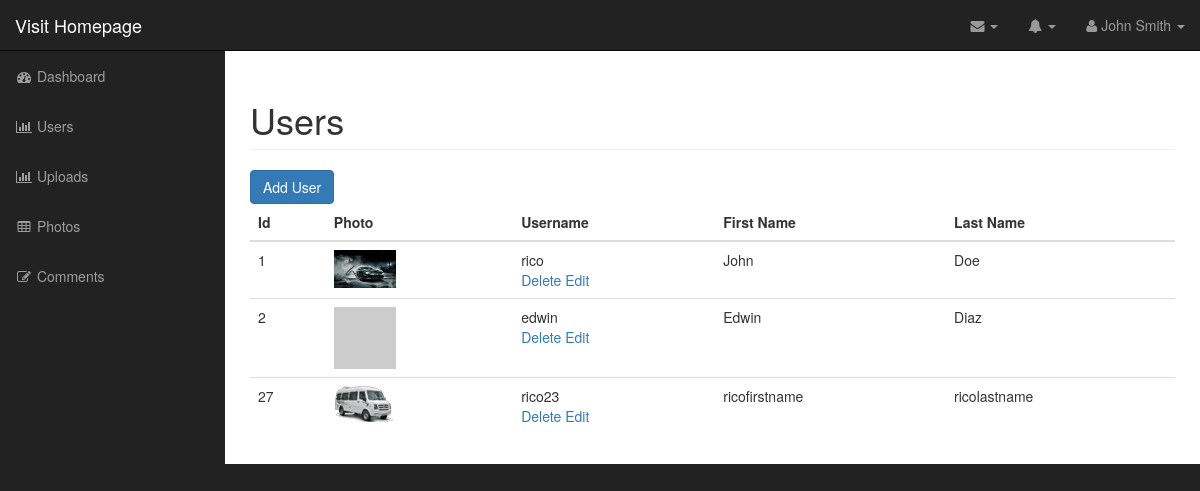
The page /admin/users.php (signed in) on the database its author committed.
### tables this page shows
CREATE TABLE IF NOT EXISTS `users` (
  `id` int(11) NOT NULL AUTO_INCREMENT,
  `username` varchar(255) NOT NULL,
  `password` varchar(255) NOT NULL,
  `first_name` varchar(255) NOT NULL,
  `last_name` varchar(255) NOT NULL,
  `user_image` varchar(255) NOT NULL,
  PRIMARY KEY (`id`)
);

### admin/includes/database.php (called while the page is built, shortened)
<?php
class Database{
	public $connection;
	public function open_db_connection(){
		$this->connection = new mysqli(DB_HOST,DB_USER,DB_PASS,DB_NAME);
	}
	public function query($sql){
		$result = $this->connection->query($sql);
		return $result;
	}
}
$database = new Database();
?>

### admin/includes/db_object.php (called while the page is built, shortened)
<?php
class Db_object{
	public static function find_all(){
	    return static::find_by_query("SELECT * FROM `".static::$db_table."`");
	}
	public static function find_by_query($sql){
	    global $database;
		$result_set = $database->query($sql);
	    $object_array = array();
	    while($fh_row = mysqli_fetch_assoc($result_set)){
	        $object_array[]= static::instantiation($fh_row);
	    }
	    return $object_array;
	}
	public static function instantiation($the_record){
	   $thisObject = new $calling_class;
	    foreach($the_record as $the_attribute=>$value){
	        if($thisObject->has_the_attr($the_attribute)){
	                $thisObject->$the_attribute = $value;
	        }
	    }
	    return $thisObject;
	}
	private function has_the_attr($the_attribute){
	    $object_vars = get_object_vars($this);
	    return array_key_exists($the_attribute, $object_vars);
	}
}
?>

### admin/includes/users.php (called while the page is built, shortened)
<?php
class Users extends Db_object{
    public $user_image;
    public function image_path_and_placeholder(){
        return (empty($this->user_image)) ? $this->image_placeholder : $this->upload_dir.DS.$this->user_image;
    }
}
?>

### admin/users.php (the view, shortened to what this page needs)
<?php error_reporting(0); include("includes/header.php"); ?>
    <nav class="navbar navbar-inverse navbar-fixed-top" role="navigation">
       <?php  include "includes/top_nav.php"; ?>
       <?php include "includes/side_nav.php"; ?>
    </nav>
    <div id="page-wrapper">
       <div class="container-fluid">
           <div class="row">
               <div class="col-lg-12">
                   <h1 class="page-header">
                       Users
                   </h1>
                   <div>
                       <a href="add_user.php" class="btn btn-primary">Add User</a>
                   </div>
               </div>
               <div class="col-lg-12">
                  <table class="table table-hover">
                      <thead>
                          <tr>
                              <th>Id</th>
                              <th>Photo</th>
                              <th>Username</th>
                              <th>First Name</th>
                              <th>Last Name</th>
                          </tr>
                      </thead>
                      <tbody>
                          <?php
                            $users = Users::find_all();
                            foreach($users as $user){ ?>
                                <tr>
                                    <td> <?php echo $user->id; ?>
                                </td>
                                    <td> <img src="<?php echo $user->image_path_and_placeholder(); ?>" alt="<?php echo $user->username ?>" class="admin-user-thumbnail"> </td>
                                    <td><?php echo $user->username ?> <br>
                                    <div class="action_links">
                                        <a href="delete_user.php?id=<?php echo $user->id; ?>">Delete</a>
                                        <a href="edit_user.php?id=<?php echo $user->id; ?>">Edit</a>
                                    </div> </td>
                                    <td><?php echo $user->first_name ?></td>
                                    <td><?php echo $user->last_name ?></td>
                                </tr>
                           <?php }
                          ?>
                      </tbody>
                  </table>
               </div>
           </div>
       </div>
    </div>
<?php include("includes/footer.php"); ?>

### admin/css/sb-admin.css (style rules this page uses)
body { margin-top: 100px; background-color: #222; }
@media (min-width:768px) { body { margin-top: 50px; } }
#page-wrapper { width: 100%; padding: 0; background-color: #fff; }
@media (min-width:768px) { #page-wrapper { padding: 10px; } }

### admin/css/styles.css (style rules this page uses)
.admin-user-thumbnail { width:62px; }

### rows shown on the page
users: id "1", user_image (placeholder picture), username "rico", first_name "John", last_name "Doe"
users: id "2", username "edwin", first_name "Edwin", last_name "Diaz"
users: id "27", user_image (picture), username "rico23", first_name "ricofirstname", last_name "ricolastname"
